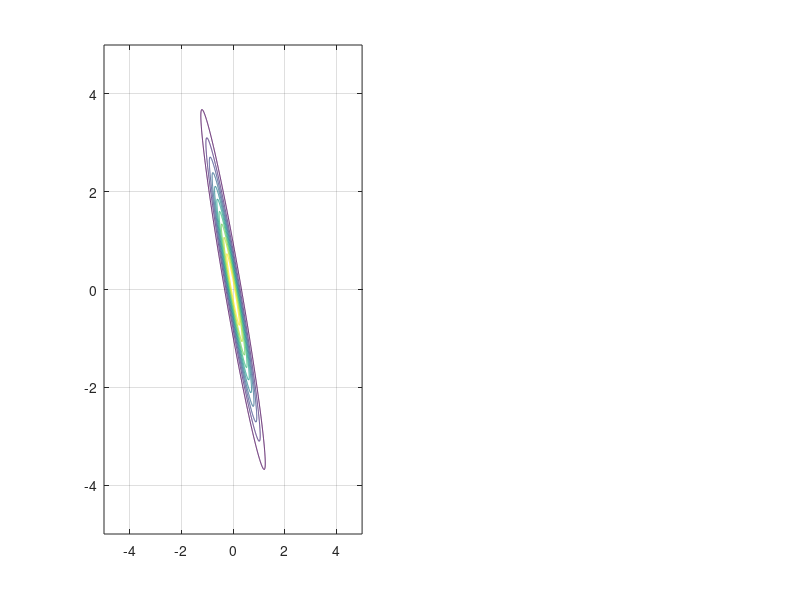

Write the MATLAB code that produced this figure. (Note: this script raises an error after producing the figure.)
%% Illustrative Example: AIES vs MH 
% To highlight the comparison between the AIES and MH samplers in sampling
% from a skewed distribution (represented by a transitional distribution)
% and the scaled posterior. The objective is to highlight the effectiveness
% of the AIES sampler over the MH sampler in sampling from the former.

%% The Log-Function:
lb = -5; ub = 5; 
logfun = @(x,e) log(unifpdf(x(:,1), lb, ub)) + log(unifpdf(x(:,2), lb, ub)) + ...
                e .* ((-(3.*x(:,1) + x(:,2)).^2./0.08) + (-(x(:,1) - x(:,2)).^2./2));
            
% The Anisotropic Log-function:
log_aniso = @(x) logfun(x, 0.2);

% The Isotropic Log-function:
log_iso = @(x) log(unifpdf(x(:,1), lb, ub)) + log(unifpdf(x(:,2), lb, ub)) + ...
               ((-(x(:,1)).^2./2) + (-(x(:,2)).^2./2));

% Plotting the Ansiotropic Gaussian Function:
[X1,X2] = meshgrid(lb:.01:ub, lb:.01:ub);
Z1 = log_aniso([X1(:) X2(:)]); Z1 = reshape(Z1,size(X1));
Z2 = log_iso([X1(:) X2(:)]); Z2 = reshape(Z2,size(X1));

figure;
subplot(1,2,1)
hold on; box on; grid on; 
contour(X1,X2,exp(Z1))
colormap(parula)
xlim([-5 5]); ylim([-5 5]);
xlabel('$\theta^{1}$', 'Interpreter', 'latex'); ylabel('$\theta^{2}$', 'Interpreter', 'latex');
legend('Poorly-scaled P^{j}', 'linewidth', 2)
set(gca, 'fontsize', 20)

subplot(1,2,2)
hold on; box on; grid on; 
contour(X1,X2,exp(Z2))
colormap(parula)
xlim([-5 5]); ylim([-5 5]);
xlabel('$\Theta^{1}$', 'Interpreter', 'latex'); ylabel('$\Theta^{2}$', 'Interpreter', 'latex');
legend('Scaled P^{j}', 'linewidth', 2)
set(gca, 'fontsize', 20)

%% AIES Section: 

dim = 2;                     % number of model parameters
Nwalkers = 2*dim;            % total number of chains of the ensemble
start_emcmc = unifrnd(lb, ub, Nwalkers, dim);  % Starting values of the chain(s).
Nsamples = 250;              % Overall sample number across all chains (not per chain)
BurnIn_emcmc = 100;          % Burn-in rate per chain
step_size = 8;               % To give acceptance rate between 0.15 to 0.5

% Sample from the skewed transitional distribution:
tic;
EMCMC1 = EMCMCsampler(start_emcmc,log_aniso,Nsamples,'StepSize',step_size,...
                     'burnin',BurnIn_emcmc);
timeEMCMC_1 = toc;
fprintf('Time elapsed is for the AIES for Anisotropic case: %f \n',timeEMCMC_1)
fprintf('The acceptance level of the AIES sampler for Anisotropic case is %d. \n',EMCMC1.acceptance)

samps_aniso = EMCMC1.samples;
samps_aniso_AIES = permute(samps_aniso, [2 1 3]); samps_aniso_AIES = samps_aniso_AIES(:,:)';

% Sample from the scaled transitional distribution:
tic;
EMCMC2 = EMCMCsampler(start_emcmc,log_iso,Nsamples,'StepSize',step_size,...
                     'burnin',BurnIn_emcmc);
timeEMCMC_2 = toc;
fprintf('Time elapsed is for the MCMC-Hammer sampler for Isotropic case: %f \n',timeEMCMC_2)
fprintf('The acceptance level of the AIES sampler for Isotropic case is %d. \n',EMCMC2.acceptance)

samps_iso = EMCMC2.samples;
samps_iso_AIES = permute(samps_iso, [2 1 3]); samps_iso_AIES = samps_iso_AIES(:,:)';

%% MH Section: 

% Defining the variables: 
BurnIn_1 = 100;                            % Burn-in.
NumberOfChains = Nwalkers;                 % No. of chains of the MCMC sampler.
start_mh = unifrnd(lb, ub, Nwalkers, dim); % Starting values of the chain(s).

% Defining the 2D covariance matrix (Tuning parameter):       
Tuning_mcmc_1 = [0.5, 0; 0, 0.5]; 

% Defining the 2D Proposal distribution function for the MCMC sampler:
proppdf_1 = @(CandidateSample,CurrentSample) mvnpdf(CandidateSample,CurrentSample,Tuning_mcmc_1);
proprnd_1 = @(CurrentSample) mvnrnd(CurrentSample,Tuning_mcmc_1);

% Sample from the skewed transitional distribution:
tic; 
[samples_mh_1,accept_1] = mhsample(start_mh,Nsamples,'logpdf',log_aniso,'proppdf',proppdf_1...
    ,'proprnd',proprnd_1,'symmetric',1....
    ,'burnin',BurnIn_1,'nchain',NumberOfChains);
timeMH_1 = toc;
fprintf('The acceptance level of the MH sampler for Anisotropic case is %d. \n',accept_1)
fprintf('Time elapsed is for the MH sampler for Ansiotropic case: %f \n',timeMH_1)

%%%%%%%%%%%%%%%%%%%%%%%%%%%%%%%%%%%%%%%%%%%%%%%%%%%%%%%%%%%%%%%%%%%%%%%%%%%
BurnIn_2 = 100; 

% Defining the 2D covariance matrix (Tuning parameter):  
Tuning_mcmc_2 = [5, 0; 0, 5]; 

% Defining the 2D Proposal distribution function for the MCMC sampler:
proppdf_2 = @(CandidateSample,CurrentSample) mvnpdf(CandidateSample,CurrentSample,Tuning_mcmc_2);
proprnd_2 = @(CurrentSample) mvnrnd(CurrentSample,Tuning_mcmc_2);

% Sample from the scaled transitional distribution:
tic; 
[samples_mh_2,accept_2] = mhsample(start_mh,Nsamples,'logpdf',log_iso,'proppdf',proppdf_2...
    ,'proprnd',proprnd_2,'symmetric',1....
    ,'burnin',BurnIn_2,'nchain',NumberOfChains);
timeMH_2 = toc;
fprintf('The acceptance level of the MH sampler for Isotropic case is %d. \n',accept_2)
fprintf('Time elapsed is for MH sampler for Isotropic case: %f \n',timeMH_2)

%% Plotting the marginal Ansiotropic Gaussian Log-Function:
e = 0.01; % This is the scaling factor
fun = @(x1,x2) exp(-((((3.*x1 + x2).^2)./(0.08)) + (((x1 - x2).^2)./(2)))).^(0.2);

% Marginal distribution of x1:
fun_x1 = @(x1) integral(@(x2) fun(x1,x2),lb,ub);

% Marginal distribution of x2:
fun_x2 = @(x2) integral(@(x1) fun(x1,x2),lb,ub);

fun_x1_out = zeros(1000,1); fun_x2_out = zeros(1000,1);
x1 = linspace(lb,ub,1000); x2 = linspace(lb,ub,1000);
for i = 1:1000
fun_x1_out(i) = fun_x1(x1(i)); 
fun_x2_out(i) = fun_x2(x2(i));
end
fun_x1_out = normalize(cumsum(fun_x1_out),'range',[0,1]);
fun_x2_out = normalize(cumsum(fun_x2_out),'range',[0,1]);

%% Plot the Posterior samples

% Plot figure for Skewed P^{j}:
figure;
subplot(1,2,1)
hold on; box on; grid on; 
contour(X1,X2,exp(Z1))
colormap(parula)
scatter(samples_mh1(:,1), samples_mh1(:,2), 18, 'r', 'filled');
xlim([-5 5]); ylim([-5 5]);
xlabel('$\theta^{1}$', 'Interpreter', 'latex'); ylabel('$\theta^{2}$', 'Interpreter', 'latex');
legend('Skewed P^{j}', 'MH samples', 'linewidth', 2)
title('MH Samples')
set(gca, 'fontsize', 20)

subplot(1,2,2)
hold on; box on; grid on; 
contour(X1,X2,exp(Z1))
colormap(parula)
scatter(samps_aniso_AIES(:,1), samps_aniso_AIES(:,2), 18, 'r', 'filled');
xlim([-5 5]); ylim([-5 5]);
xlabel('$\theta^{1}$', 'Interpreter', 'latex'); ylabel('$\theta^{2}$', 'Interpreter', 'latex');
legend('Skewed P^{j}', 'AIES samples', 'linewidth', 2)
title('AIES Samples')
set(gca, 'fontsize', 20)

% Plot figure for Scaled P^{j}:
figure;
subplot(1,2,1)
hold on; box on; grid on; 
contour(X1,X2,exp(Z2))
colormap(parula)
scatter(samples_mh2(:,1), samples_mh2(:,2), 18, 'r', 'filled');
xlim([-5 5]); ylim([-5 5]);
xlabel('$\Theta^{1}$', 'Interpreter', 'latex'); ylabel('$\Theta^{2}$', 'Interpreter', 'latex');
legend('Scaled P^{j}', 'AIES samples', 'linewidth', 2)
title('MH Samples')
set(gca, 'fontsize', 20)

subplot(1,2,2)
hold on; box on; grid on; 
contour(X1,X2,exp(Z2))
colormap(parula)
scatter(samps_iso_AIES(:,1), samps_iso_AIES(:,2), 18, 'r', 'filled');
xlim([-5 5]); ylim([-5 5]);
xlabel('$\Theta^{1}$', 'Interpreter', 'latex'); ylabel('$\Theta^{2}$', 'Interpreter', 'latex');
legend('Scaled P^{j}', 'MH samples', 'linewidth', 2)
title('AIES Samples')
set(gca, 'fontsize', 20)

%% Comparing the ECDFs
e = 0.2;
samples_mh1 = permute(samples_mh_1, [2 3 1]); samples_mh2 = permute(samples_mh_2, [2 3 1]);
samples_mh1 = samples_mh1(:,:)'; samples_mh2 = samples_mh2(:,:)';

func_x1 = @(y) (1./(20.*sqrt(e))).*(y(:,1) + 5.*y(:,2)); func_x2 = @(y) (1./(20.*sqrt(e))).*(y(:,1) - 15.*y(:,2));

rescaled_aies = zeros(size(samps_iso_AIES,1),size(samps_iso_AIES,2));
rescaled_aies(:,1) = func_x1(samps_iso_AIES); rescaled_aies(:,2) = func_x2(samps_iso_AIES);

rescaled_mh = zeros(size(samples_mh2,1),size(samples_mh2,2));
rescaled_mh(:,1) = func_x1(samples_mh2); rescaled_mh(:,2) = func_x2(samples_mh2);

figure;
f = 17;
% Compare ECDF Plots for AIES samples:
subplot(2,2,1)
hold on; box on; grid on;
plot(x1,fun_x1_out,'k--','linewidth',1.5);
[f1a,x1a]=ecdf(samps_aniso_AIES(:,1)); plot(x1a,f1a,'r','LineWidth',1.5)
[f1b,x1b]=ecdf(rescaled_aies(:,1)); plot(x1b,f1b,'b','LineWidth',1.5)
xlabel('$\theta^{1}$', 'Interpreter', 'latex'); ylabel('$F(\theta^{1})$', 'Interpreter', 'latex')
legend('Analytial CDF', 'AIES Anisotropic', 'AIES Re-scaled', 'linewidth',2, 'location', 'Northwest');
xlim([lb, ub])
set(gca, 'Fontsize', f)

subplot(2,2,2)
hold on; box on; grid on;
plot(x2,fun_x2_out,'k--','linewidth',1.5);
[f2a,x2a]=ecdf(samps_aniso_AIES(:,2)); plot(x2a,f2a,'r','LineWidth',1.5)
[f2b,x2b]=ecdf(rescaled_aies(:,2)); plot(x2b,f2b,'b','LineWidth',1.5)
xlabel('$\theta^{2}$', 'Interpreter', 'latex'); ylabel('$F(\theta^{2})$', 'Interpreter', 'latex')
legend('Analytial CDF', 'AIES Anisotropic', 'AIES Re-scaled', 'linewidth',2, 'location', 'Northwest');
xlim([lb, ub])
set(gca, 'Fontsize', f)

% Compare ECDF Plots for MH samples:
subplot(2,2,3)
hold on; box on; grid on
plot(x1,fun_x1_out,'k--','linewidth',1.5);
[f3a,x3a]=ecdf(samples_mh1(:,1)); plot(x3a,f3a,'m','LineWidth',1.5)
[f3b,x3b]=ecdf(rescaled_mh(:,1)); plot(x3b,f3b,'c','LineWidth',1.5)
xlabel('$\theta^{1}$', 'Interpreter', 'latex'); ylabel('$F(\theta^{1})$', 'Interpreter', 'latex')
legend('Analytical CDF','MH Anisotropic', 'MH Re-scaled', 'linewidth',2, 'location', 'Northwest');
xlim([lb, ub])
set(gca, 'Fontsize', f)

subplot(2,2,4)
hold on; box on; grid on
plot(x2,fun_x2_out,'k--','linewidth',1.5);
[f4a,x4a]=ecdf(samples_mh1(:,2)); plot(x4a,f4a,'m','LineWidth',1.5)
[f4b,x4b]=ecdf(rescaled_mh(:,2)); plot(x4b,f4b,'c','LineWidth',1.5)
xlabel('$\theta^{2}$', 'Interpreter', 'latex'); ylabel('$F(\theta^{2})$', 'Interpreter', 'latex')
legend('Analytical CDF','MH Anisotropic', 'MH Re-scaled', 'linewidth',2, 'location', 'Northwest');
xlim([lb, ub])
set(gca, 'Fontsize', f)

%% Compute Area Metric:

area_AIES = zeros(1,2); area_MH = zeros(1,2);
area_AIES(:,1) = areaMe(samps_aniso_AIES(:,1), rescaled_aies(:,1));
area_AIES(:,2) = areaMe(samps_aniso_AIES(:,2), rescaled_aies(:,2));
area_MH(:,1) = areaMe(samples_mh1(:,1), rescaled_mh(:,1));
area_MH(:,2) = areaMe(samples_mh1(:,2), rescaled_mh(:,2));

%% Save Data:
save('Illustrative_Example')